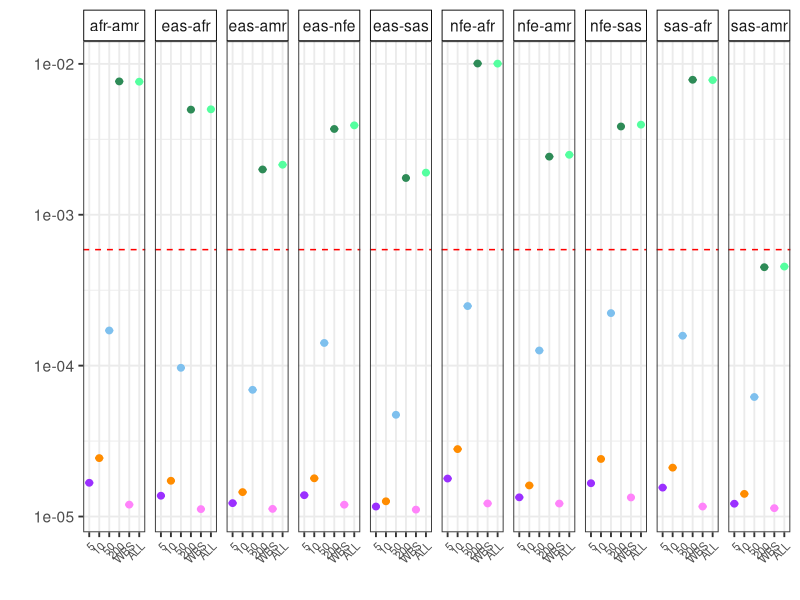
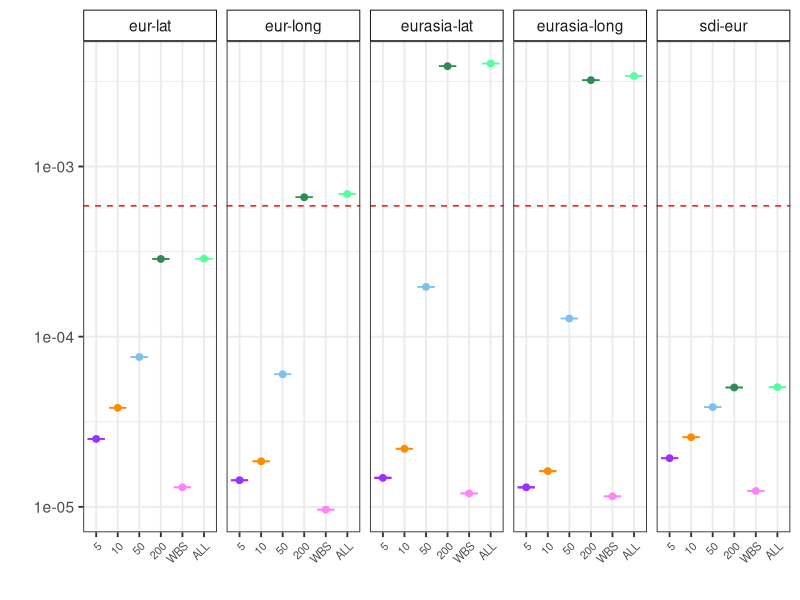
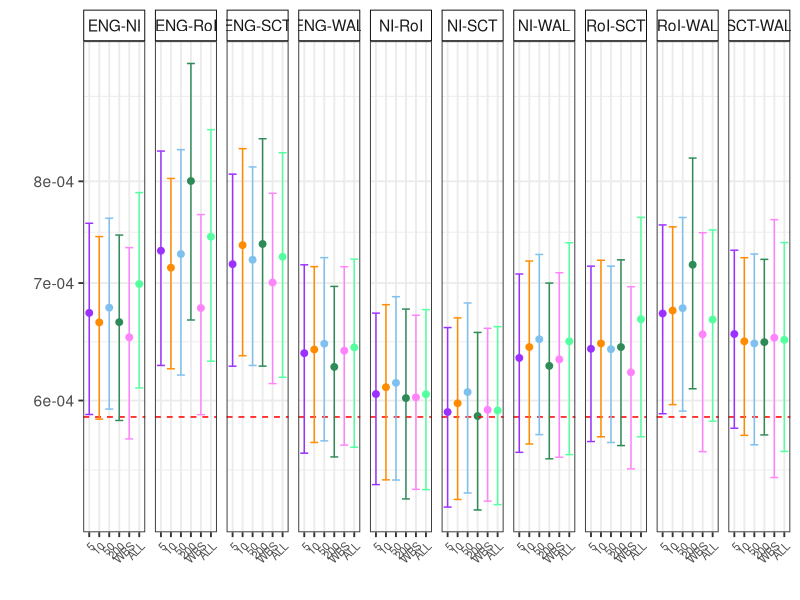
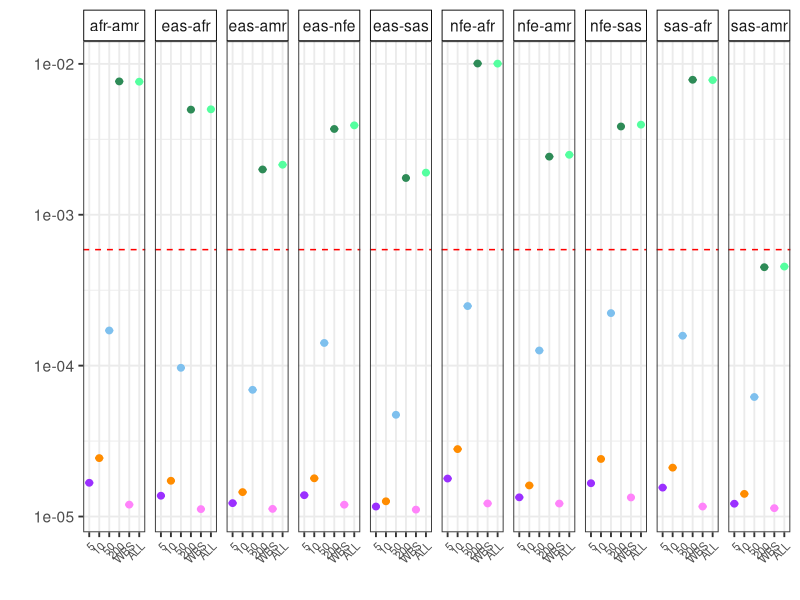
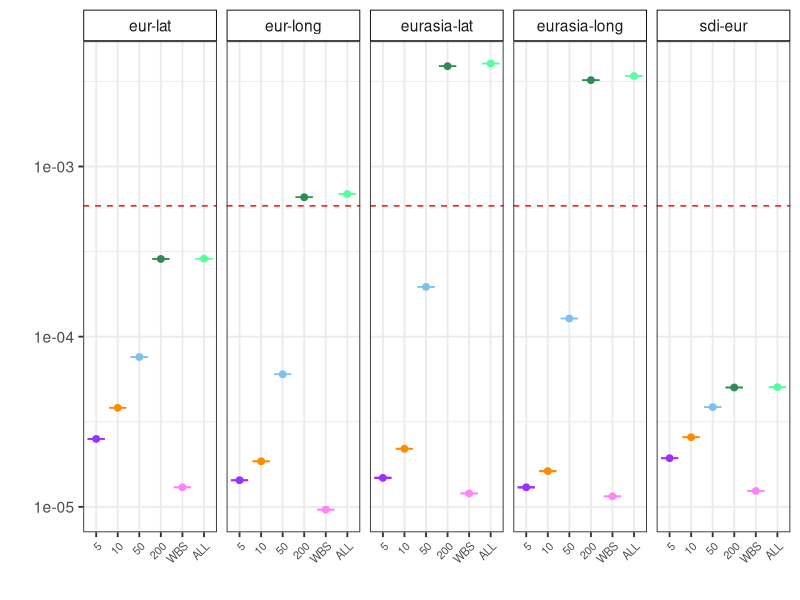
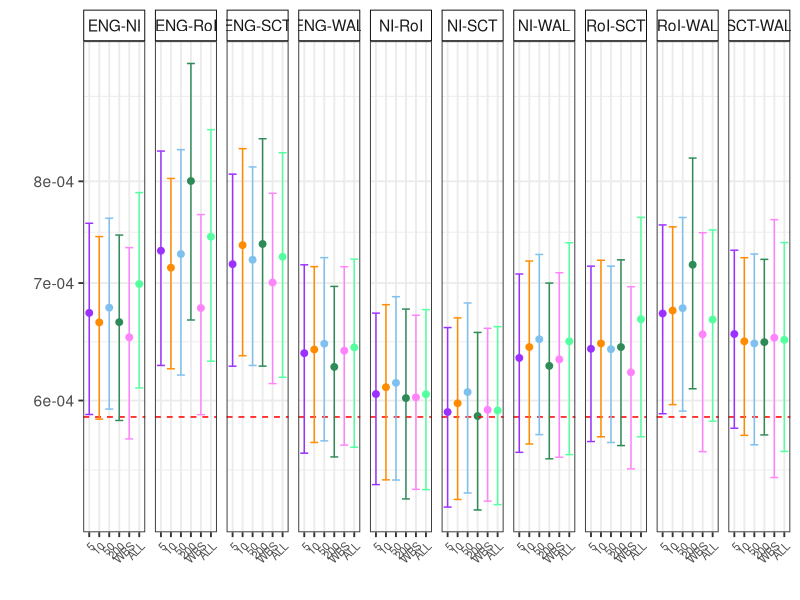

These figures' R source, in order: (Note: this script raises an error after producing the figures.)
## ---- chunk 1
knitr::opts_chunk$set(echo = TRUE)
library(data.table)
library(tidyverse)
## ---- chunk 2
df <- fread("../plots/H_HGDP1KG.txt")
dfNum <- df %>% filter(gwas %in% c("e5", "e10", "e50", "e200") )%>% separate(gwas, into = c("tmp", "gwas"), sep = "e") %>% select(-tmp)
dfNNum <- df %>% filter(gwas %in% c("WBS", "ALL"))
df <- rbind(dfNum, dfNNum)
df$gwas <- factor(df$gwas, levels = c( "5", "10", "50", "200", "WBS", "ALL")) 
df <- df %>% mutate(uc = H + (1.96*(sqrt(varH))), lc = H - (1.96*(sqrt(varH))))


pl <- df %>% filter(contrasts %in% c("eas-nfe","eas-sas","eas-afr", "eas-amr", "nfe-sas","nfe-afr", "nfe-amr","sas-afr", "sas-amr", "afr-amr")) %>% ggplot(aes(x = gwas, y = H, color = gwas)) + geom_point(size = 2) + xlab("") + ylab("") + theme_bw(base_size = 14)  + guides(fill="none") + theme(plot.title = element_text(hjust = 0.5), axis.text.x = element_text(size = 8, angle = 45, hjust = 1), strip.background=element_rect(colour="black",fill="white"), legend.position = "none")+facet_wrap(~contrasts, nrow = 1)+ scale_y_log10() + geom_hline(yintercept = 1/1703, color = "red", linetype = "dashed") + scale_color_manual(values = c("purple1", "darkorange", "skyblue2", "seagreen", "orchid1", "seagreen1")) + geom_errorbar(aes(ymin = lc, ymax = uc), width = 0.8)
pl
ggsave("~/Desktop/tmp.png", pl, height = 2.2, width = 12)

pl <- df %>% filter(contrasts %in% c("eurasia-lat", "eurasia-long", "eur-lat", "eur-long", "sdi-eur")) %>% ggplot(aes(x = gwas, y = H, color = gwas)) + geom_point(size = 2) + xlab("") + ylab("") + theme_bw(base_size = 14)  + guides(fill="none") + theme(plot.title = element_text(hjust = 0.5), axis.text.x = element_text(size = 8, angle = 45, hjust = 1), strip.background=element_rect(colour="black",fill="white"), legend.position = "none")+facet_wrap(~contrasts, nrow = 1)+ scale_y_log10() + geom_hline(yintercept = 1/1703, color = "red", linetype = "dashed") + scale_color_manual(values = c("purple1", "darkorange", "skyblue2", "seagreen", "orchid1", "seagreen1")) + geom_errorbar(aes(ymin = lc, ymax = uc), width = 0.8)
pl
ggsave("~/Desktop/tmp2.png", pl, height = 2.2, width = 12)

## ---- chunk 3
df <- fread("../plots/H_InUKBB.txt")
dfNum <- df %>% filter(gwas %in% c("e5", "e10", "e50", "e200") )%>% separate(gwas, into = c("tmp", "gwas"), sep = "e") %>% select(-tmp)
dfNNum <- df %>% filter(gwas %in% c("WBS", "ALL"))
df <- rbind(dfNum, dfNNum)
df$gwas <- factor(df$gwas, levels = c( "5", "10", "50", "200", "WBS", "ALL")) 
df <- df %>% mutate(uc = H + (1.96*(sqrt(varH))), lc = H - (1.96*(sqrt(varH))))
rep_str = c("England" = "ENG","Wales" = "WAL", "Scotland" = "SCT","NorthernIreland" = "NI","RepublicOfIrelend" = "RoI"  )
df$contrasts <- str_replace_all(df$contrasts, rep_str)


pl <- df %>% ggplot(aes(x = gwas, y = H, color = gwas)) + geom_point(size = 2) + xlab("") + ylab("") + theme_bw(base_size = 14)  + guides(fill="none") + theme(plot.title = element_text(hjust = 0.5), axis.text.x = element_text(size = 8, angle = 45, hjust = 1), strip.background=element_rect(colour="black",fill="white"), legend.position = "none")+facet_wrap(~contrasts, nrow = 1)+ scale_y_log10() + geom_hline(yintercept = 1/1703, color = "red", linetype = "dashed") + scale_color_manual(values = c("purple1", "darkorange", "skyblue2", "seagreen", "orchid1", "seagreen1")) + geom_errorbar(aes(ymin = lc, ymax = uc), width = 0.8)
pl
ggsave("~/Desktop/tmp3.png", pl, height = 2.2, width = 12)

pl <- df %>% filter(contrasts %in% c("eurasia-lat", "eurasia-long", "eur-lat", "eur-long", "sdi-eur")) %>% ggplot(aes(x = gwas, y = H, color = gwas)) + geom_point(size = 2) + xlab("") + ylab("") + theme_bw(base_size = 14)  + guides(fill="none") + theme(plot.title = element_text(hjust = 0.5), axis.text.x = element_text(size = 8, angle = 45, hjust = 1), strip.background=element_rect(colour="black",fill="white"), legend.position = "none")+facet_wrap(~contrasts, nrow = 1)+ scale_y_log10() + geom_hline(yintercept = 1/1703, color = "red", linetype = "dashed") + scale_color_manual(values = c("purple1", "darkorange", "skyblue2", "seagreen", "orchid1", "seagreen1")) + geom_errorbar(aes(ymin = lc, ymax = uc), width = 0.8)
pl
ggsave("~/Desktop/tmp2.png", pl, height = 2.2, width = 12)

